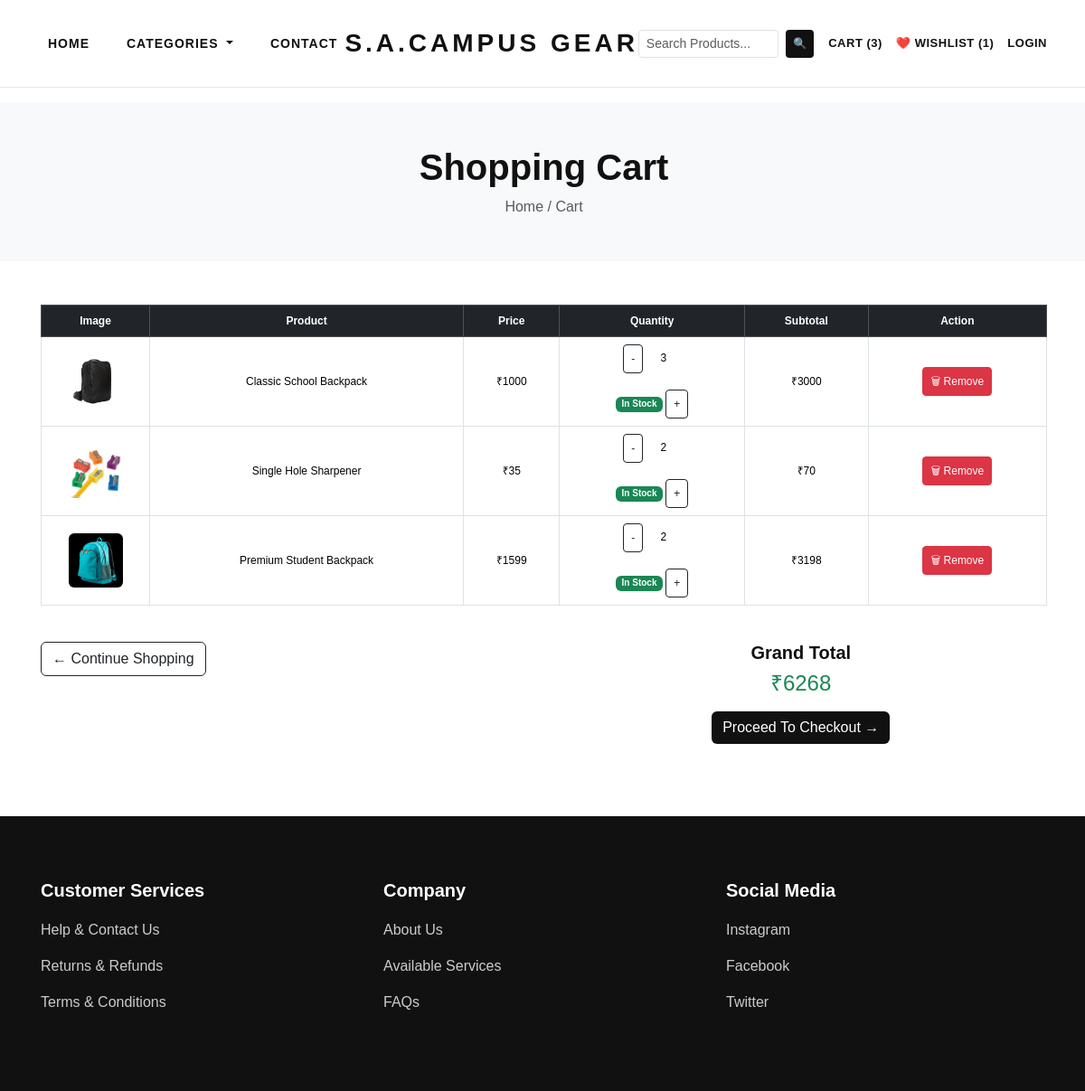
/cart/, run on an earlier commit of the app's database.
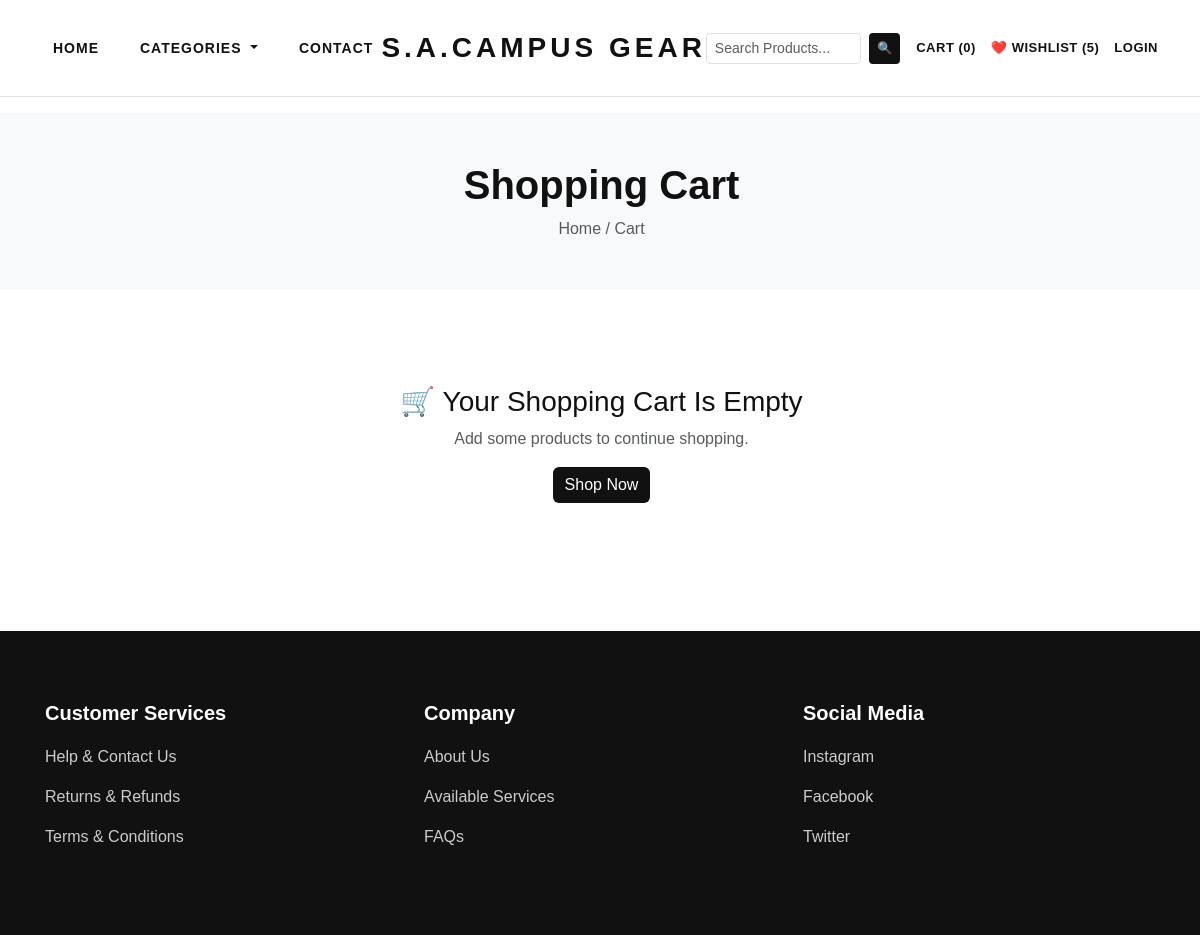
And on a later commit of the database.
### store/models.py (models this page shows, shortened)
class Cart(models.Model):
    product = models.ForeignKey(
        Product,
        on_delete=models.CASCADE
    )
    quantity = models.PositiveIntegerField(
        default=1
    )

class Product(models.Model):
    product_title = models.CharField(
        max_length=200
    )
    product_slug = models.SlugField(
        max_length=250,
        blank=True
    )
    sku = models.CharField(
        max_length=100,
        unique=True
    )
    short_description = models.TextField()
    detail_description = models.TextField()
    product_image = models.ImageField(
        upload_to='product/'
    )
    price = models.PositiveIntegerField()
    stock_quantity = models.PositiveIntegerField(
        default=10
    )
    sale_count = models.PositiveIntegerField(
    default=0
)
    product_category = models.ForeignKey(
        Category,
        on_delete=models.CASCADE
    )
    is_active = models.BooleanField(
        default=True
    )
    is_featured = models.BooleanField(
        default=False
    )
    created_date = models.DateTimeField(
        auto_now_add=True
    )
    updated_date = models.DateTimeField(
        auto_now=True
    )

### store/views.py (the view)
def cart_view(request):
    items = Cart.objects.all()
    total = sum(i.product.price * i.quantity for i in items)
    return render(request, "cart.html", {
        "cart_items": items,
        "total": total,
        "continue_url": request.session.get("continue_url", "/"),
        "cart_count": Cart.objects.count(),
        "wishlist_count": Wishlist.objects.count(),
    })

### store/templates/cart.html (shortened to what this page needs)
{% extends 'base.html' %}
{% block content %}
<section class="bg-light py-5 mb-5">
    <div class="container text-center">
        <h1 class="fw-bold">
            Shopping Cart
        </h1>
        <p class="text-muted mb-0">
            Home / Cart
        </p>
    </div>
</section>
<div class="container mb-5">
    {% if cart_items %}
    <div class="table-responsive">
        <table class="table table-bordered align-middle text-center">
            <thead class="table-dark">
                <tr>
                    <th>
                        Image
                    </th>
                    <th>
                        Product
                    </th>
                    <th>
                        Price
                    </th>
                    <th>
                        Quantity
                    </th>
                    <th>
                        Subtotal
                    </th>
                    <th>
                        Action
                    </th>
                </tr>
            </thead>
            <tbody>
                {% for item in cart_items %}
                <tr>
                    <td width="120">
                         <img src="{{ item.product.product_image.url }}"
                            class="img-fluid rounded"
                            style="width:80px;height:80px;object-fit:contain;">
                    </td>
                    <td>
                        {{ item.product.product_title }}
                    </td>
                    <td>
                        ₹{{ item.product.price }}
                    </td>
                    <td>
                        <a href="{% url 'decrease_quantity' item.id %}"
                           class="btn btn-outline-dark btn-sm">
                            -
                        </a>
                        <span class="mx-3">
                            {{ item.quantity }}
                        </span>
                        <br><br>
{% if item.product.stock_quantity == 0 %}
<span class="badge bg-danger">
    Out Of Stock
</span>
{% elif item.product.stock_quantity <= 5 %}
<span class="badge bg-warning text-dark">
    Only {{ item.product.stock_quantity }} Left
</span>
{% else %}
<span class="badge bg-success">
    In Stock
</span>
{% endif %}
                        <a href="{% url 'increase_quantity' item.id %}"
                           class="btn btn-outline-dark btn-sm">
                            +
                        </a>
                    </td>
                    <td>
                        ₹{% widthratio item.product.price 1 item.quantity %}
                    </td>
                    <td>
                        <a href="{% url 'remove_from_cart' item.id %}"
                           class="btn btn-danger btn-sm">
                            🗑 Remove
                        </a>
                    </td>
                </tr>
                {% endfor %}
            </tbody>
        </table>
    </div>
    <div class="row mt-4">
        <div class="col-12 col-md-6 mb-3">
           <a href="{{ request.session.continue_url|default:'/' }}"
                 class="btn btn-outline-dark">
                 ← Continue Shopping
            </a>
        </div>
<div class="col-12 col-md-6 text-center text-md-end">
            <h4 class="fw-bold">
    Grand Total
</h4>
<h2 class="text-success">
    ₹{{ total }}
</h2>
           <a href="{% url 'checkout' %}"
   class="btn btn-dark mt-2">
    Proceed To Checkout →
</a>
        </div>
    </div>
    {% else %}
    <div class="text-center py-5">
        <h3>
            🛒 Your Shopping Cart Is Empty
        </h3>
        <p class="text-muted">
            Add some products to continue shopping.
        </p>
        <a href="{% url 'home' %}"
           class="btn btn-dark">
            Shop Now
        </a>
    </div>
    {% endif %}
</div>
{% endblock %}

What changed in the data, as far as the page shows it:
removed Cart: product.product_image (picture), product.product_title "Classic School Backpack", product.price "1000", quantity "3", shows "In Stock", product+quantity "3000"
removed Cart: product.product_image (picture), product.product_title "Single Hole Sharpener", product.price "35", quantity "2", shows "In Stock", product+quantity "70"
removed Cart: product.product_image (picture), product.product_title "Premium Student Backpack", product.price "1599", quantity "2", shows "In Stock", product+quantity "3198"
Also different on the page:
{{ cart_count }}: "3" → "0"
{{ wishlist_count }}: "1" → "5"
{{ total }}: "6268" → (not shown)
text no longer shown: "Image Product Price Quantity Subtotal Action ← Continue Shopping Grand Total ₹ Proceed To Checkout →"
text now shown: "🛒 Your Shopping Cart Is Empty Add some products to continue shopping. Shop Now"
